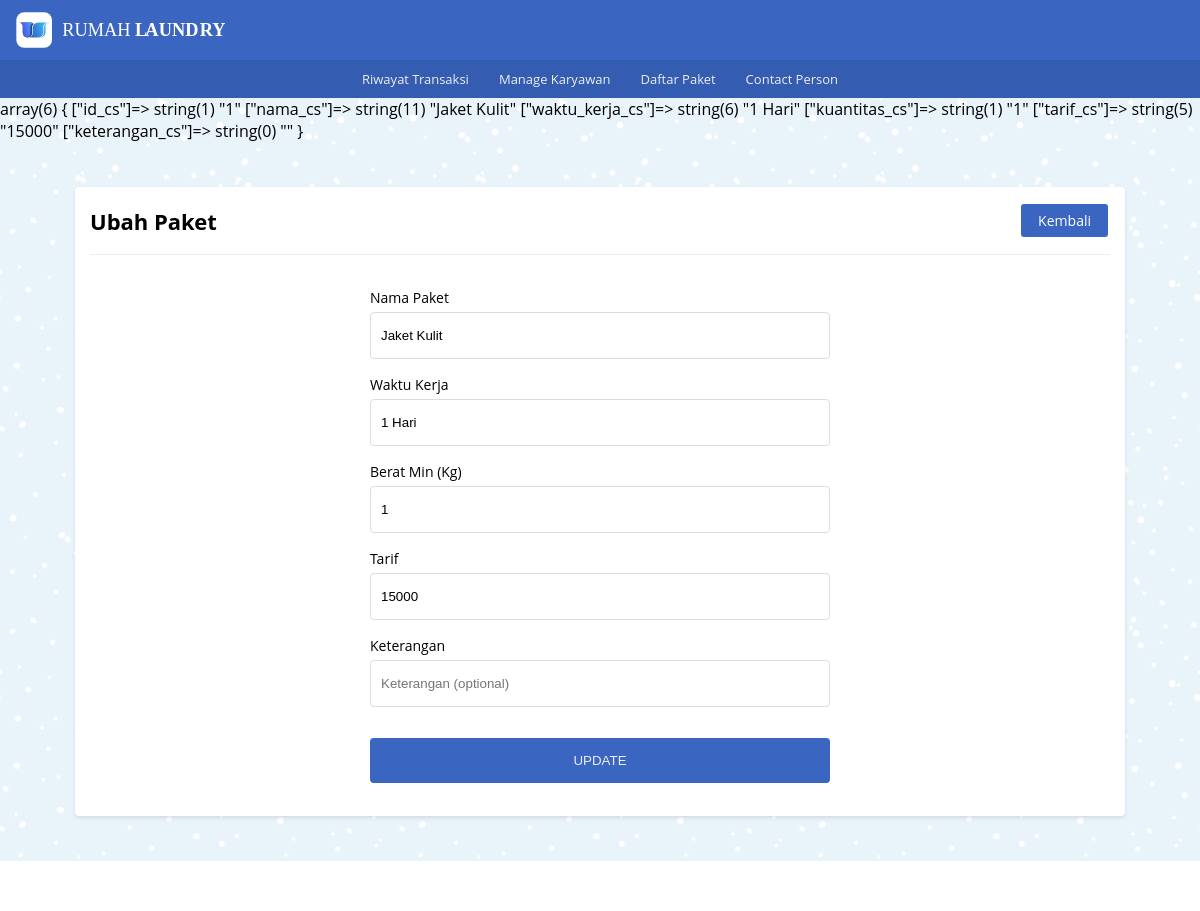
The app's page /paket/pkt_cs/edit.php?id_cs=1 with its own data.
### tables this page shows
CREATE TABLE `tb_cuci_satuan` (
  `id_cs` int NOT NULL,
  `nama_cs` varchar(100) NOT NULL,
  `waktu_kerja_cs` varchar(20) NOT NULL,
  `kuantitas_cs` int NOT NULL,
  `tarif_cs` int NOT NULL,
  `keterangan_cs` text NOT NULL
);

### _functions.php (called while the page is built, shortened)
<?php
$host	= 'localhost';
$user = 'root';
$pass	= '';
$db	= 'laundry_app';
$koneksi = mysqli_connect($host,$user,$pass,$db);
function query($query) {
    global $koneksi;
    $result = mysqli_query($koneksi, $query);
    $rows = [];
    while ($row = mysqli_fetch_assoc($result)) {
        $rows[] = $row;
    }
    return $rows;
}
function url($url = null){
	$url_utama = "http://localhost/rumah_laundry";
	if ($url != null) {
		return $url_utama . '/' . $url;
	}else{
		return $url_utama;
	}
}

### paket/pkt_cs/edit.php (the view, shortened to what this page needs)
<?php
   require_once('../../_header.php');
   $id_cs = $_GET['id_cs'];
   $data_cs = query("SELECT * FROM tb_cuci_satuan WHERE id_cs = '$id_cs'")[0];
   var_dump($data_cs);
?>
   <div id="edit_cs" class="main-content">
      <div class="container">
         <div class="baris">
            <div class="col mt-2">
               <div class="card">
                  <div class="card-title card-flex">
                     <div class="card-col">
                        <h2>Ubah Paket</h2>
                     </div>
                     <div class="card-col txt-right">
                        <a href="<?=url('paket/pkt_cs/pkt_cs.php')?>" class="btn-xs bg-primary">Kembali</a>
                     </div>
                  </div>
                  <div class="card-body">
                     <form action="" method="post" class="form-input">
                        <div class="form-grup">
                           <label for="nama">Nama Paket</label>
                           <input type="text" name="nama_cs" placeholder="Nama paket" value="<?=$data_cs['nama_cs']?>" autocomplete="off" id="nama" required>
                        </div>
                        <div class="form-grup">
                           <label for="wk">Waktu Kerja</label>
                           <input type="text" name="waktu_kerja_cs" placeholder="Durasi Kerja" value="<?=$data_cs['waktu_kerja_cs']?>" autocomplete="off" id="wk" required>
                        </div>
                        <div class="form-grup">
                           <label for="berat">Berat Min (Kg)</label>
                           <input type="text" name="kuantitas_cs" placeholder="Berat per-Kg" value="<?=$data_cs['kuantitas_cs']?>" autocomplete="off" id="berat" required>
                        </div>
                        <div class="form-grup">
                           <label for="tarif">Tarif</label>
                           <input type="text" name="tarif_cs" placeholder="Harga Paket" value="<?=$data_cs['tarif_cs']?>" autocomplete="off" id="tarif" required>
                        </div>
                        <div class="form-grup">
                           <label for="ket_cs">Keterangan</label>
                           <input type="text" name="keterangan_cs" value="<?=$data_cs['keterangan_cs']?>" placeholder="Keterangan (optional)" autocomplete="off" id="ket_cs">
                        </div>
                        <div class="form-grup ">
                           <button type="submit" class="mt-1" name="ubah">Update</button>
                        </div>
                     </form>
                  </div>
               </div>
            </div>
         </div>
      </div>
   </div>
<?php require_once('../../_footer.php') ?>

### _assets/css/style.css (style rules this page uses)
* { margin: 0; padding: 0; box-sizing: border-box; }
html,body { width: 100%; max-width: 100%; position: relative; font-family: 'Open sans', sans-serif; display: flex; flex-direction: column; background-image: url(../img/blue-snow.png); overflow-x: hidden; }
.txt-right { text-align: right; }
.mt-1 { margin-top: 15px }
.mt-2 { margin-top: 30px }
h2 { font-size: 22px; }
.main-content { display: flex; flex-direction: column; }
.container { display: flex; flex-direction: column; width: 1080px; max-width: 100%; margin: auto; padding: 0 15px; min-height: 20px; }
.baris { position: relative; margin: 0 -15px; display: flex; flex-direction: row; flex-wrap: wrap; }
.bg-primary { border: 2px solid #3a66c1; color: #ffffff; background-color: #3a66c1; }
.col { flex: 1; }
.card { background-color: #fff; margin: 15px; padding: 15px; border-radius: 4px; box-shadow: 0 2px 4px rgba(0,0,0,0.10); }
.card-body { position: relative; }
.card-title { padding-bottom: 15px; margin-bottom: 15px; border-bottom: 1px solid #eeeeee; }
.card-flex { display: flex; flex-direction: row; align-items: center; justify-content: space-between; }
.card-col { flex: 1; }
.form-input { width: 480px; margin: auto; display: flex; flex-direction: column; padding: 10px; }
.form-grup { display: flex; flex-direction: column; position: relative; margin: 8px 0; }
.form-grup label { font-size: 14px; margin-bottom: 5px; }
.form-grup input { width: 100%; padding: 15px 10px; border-radius: 4px; border: 1.5px solid #dddddd; outline: none; }
.form-grup button { background-color: #3a66c1; border: 0; color: #eeeeee; padding: 15px; border-radius: 4px; text-transform: uppercase; cursor: pointer; }
.btn-xs { font-size: 14px; display: inline-block; text-decoration: none; padding: 5px 15px; margin: 2px; border-radius: 3px; cursor: pointer; }

### records on screen
tb_cuci_satuan: nama_cs "Jaket Kulit", waktu_kerja_cs "1 Hari", kuantitas_cs "1", tarif_cs "15000"
